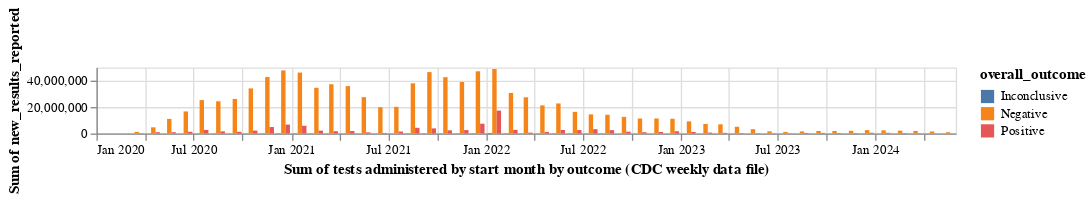

Write notebook code for a chart like this one.
### Code cell
alt.Chart(grouped_test_counts_result).mark_bar().encode(
    alt.X('yearmonth(date):T', title='Sum of tests administered by start month by outcome (CDC weekly data file)',
            scale=alt.Scale(domain=['01/01/2020', '05/31/2024'])
           ),
    alt.Y('sum(new_results_reported):Q'),
    alt.Color('overall_outcome:N'),
    xOffset='overall_outcome:N'
).properties(
    width=650,
    height=50,
    title=""
)

### Figure 1 — Vega-Lite specification as saved in the notebook (floating-point values rounded to 4 significant figures; data arrays with more than 128 entries replaced by an {"elided": "..."} marker saying what was removed)
{"config": {"view": {"continuousWidth": 300, "continuousHeight": 300}}, "data": {"name": "data-81eb1f383c949900b65b27d0460bd798"}, "mark": {"type": "bar"}, "encoding": {"color": {"field": "overall_outcome", "type": "nominal"}, "x": {"field": "date", "scale": {"domain": ["01/01/2020", "05/31/2024"]}, "timeUnit": "yearmonth", "title": "Sum of tests administered by start month by outcome (CDC weekly data file)", "type": "temporal"}, "xOffset": {"field": "overall_outcome", "type": "nominal"}, "y": {"aggregate": "sum", "field": "new_results_reported", "type": "quantitative"}}, "height": 50, "title": "", "width": 650, "$schema": "https://vega.github.io/schema/vega-lite/v5.20.1.json", "datasets": {"data-81eb1f383c949900b65b27d0460bd798": {"elided": "4656 records"}}}
